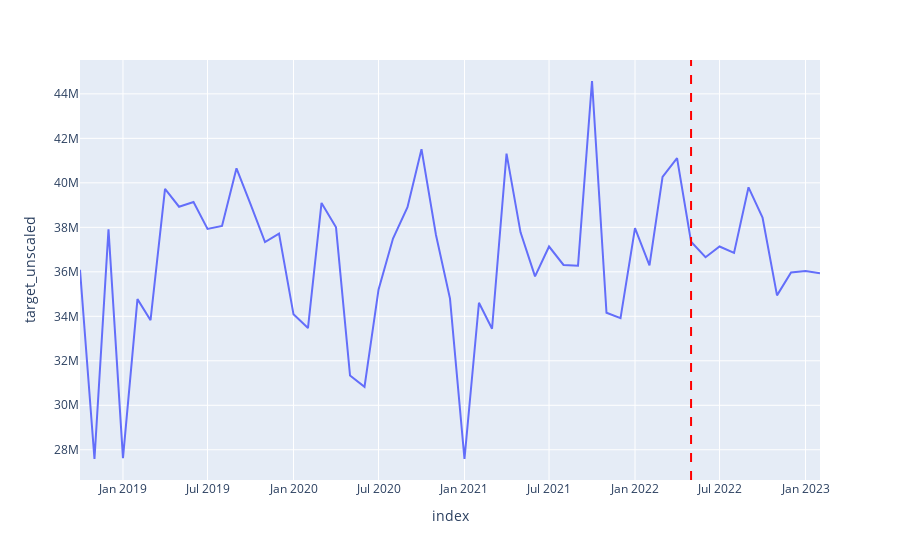

Notebook cell for this chart:
### Markdown cell above
#### Forecast P1: 10 months

### Code cell
target_unscaled_values = make_predictions(df=forecast_df,
                 model=model1,
                 steps=10,
                 start_date='2022-05',
                 target_mean=target_mean_product1,
                 target_var=target_var_product1,
                 combo_list=combo_list[0])

### Figure 1 — Plotly figure (JSON) as saved in the notebook; plotly's stock layout.template omitted (floating-point values rounded to 4 significant figures)
{"data": [{"hovertemplate": "index=%{x}<br>target_unscaled=%{y}<extra></extra>", "legendgroup": "", "line": {"color": "#636efa", "dash": "solid"}, "marker": {"symbol": "circle"}, "mode": "lines", "name": "", "orientation": "v", "showlegend": false, "type": "scatter", "x": ["2018-10", "2018-11", "2018-12", "2019-01", "2019-02", "2019-03", "2019-04", "2019-05", "2019-06", "2019-07", "2019-08", "2019-09", "2019-10", "2019-11", "2019-12", "2020-01", "2020-02", "2020-03", "2020-04", "2020-05", "2020-06", "2020-07", "2020-08", "2020-09", "2020-10", "2020-11", "2020-12", "2021-01", "2021-02", "2021-03", "2021-04", "2021-05", "2021-06", "2021-07", "2021-08", "2021-09", "2021-10", "2021-11", "2021-12", "2022-01", "2022-02", "2022-03", "2022-04", "2022-05", "2022-06", "2022-07", "2022-08", "2022-09", "2022-10", "2022-11", "2022-12", "2023-01", "2023-02"], "xaxis": "x", "y": [36090000.0, 27590000.0, 37910000.0, 27620000.0, 34770000.0, 33830000.0, 39730000.0, 38930000.0, 39140000.0, 37930000.0, 38060000.0, 40650000.0, 39040000.0, 37330000.0, 37720000.0, 34090000.0, 33470000.0, 39100000.0, 38000000.0, 31340000.0, 30830000.0, 35200000.0, 37490000.0, 38910000.0, 41510000.0, 37657763, 34800000.0, 27590000.0, 34610000.0, 33440000.0, 41310000.0, 37780000.0, 35790000.0, 37140000.0, 36310000.0, 36280000.0, 44580000.0, 34160000.0, 33920000.0, 37960000.0, 36290000.0, 40270000.0, 41110000.0, 37350000.0, 36650000.0, 37140000.0, 36850000.0, 39800000.0, 38440000.0, 34940000.0, 35970000.0, 36040000.0, 35930000.0], "yaxis": "y"}], "layout": {"autosize": true, "legend": {"tracegroupgap": 0}, "margin": {"t": 60}, "shapes": [{"line": {"color": "red", "dash": "dash", "width": 2}, "type": "line", "x0": "2022-05", "x1": "2022-05", "xref": "x", "y0": 0, "y1": 1, "yref": "paper"}], "xaxis": {"anchor": "y", "autorange": true, "domain": [0, 1], "range": ["2018-10-01", "2023-02-01"], "title": {"text": "index"}, "type": "date"}, "yaxis": {"anchor": "x", "autorange": true, "domain": [0, 1], "range": [26640000.0, 45520000.0], "title": {"text": "target_unscaled"}, "type": "linear"}}}
